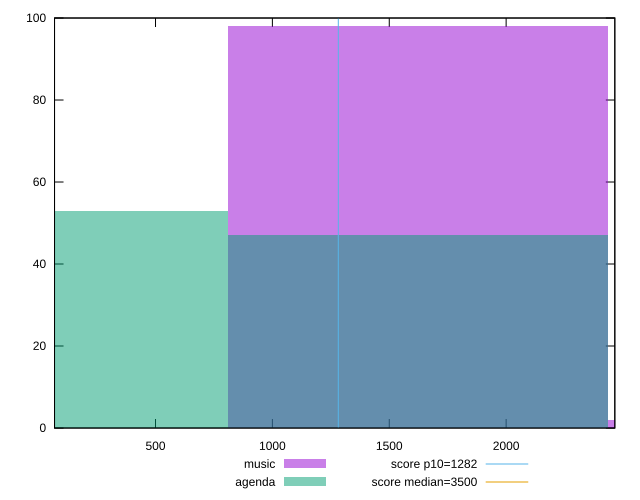

This figure's gnuplot source:
reset

$music <<EOF
1624.4648837009684 98
3248.9297674019367 2
EOF

$agenda <<EOF
1624.4648837009684 47
0 53
EOF

set key outside below
set boxwidth 1624.4648837009684
set xrange [67.97999999999999:2465.0039999999985]
set yrange [0:100]
set trange [0:100]
set style fill transparent solid 0.5 noborder

set parametric
set terminal svg size 640, 500 enhanced background rgb 'white'
set output "reports/report_00027_2021-02-24T12-40-31.850Z/bootup-time/comparison/histogram/0_vs_1.svg"

plot $music title "music" with boxes, \
     $agenda title "agenda" with boxes, \
     1282,t title "score p10=1282", \
     3500,t title "score median=3500"

reset
